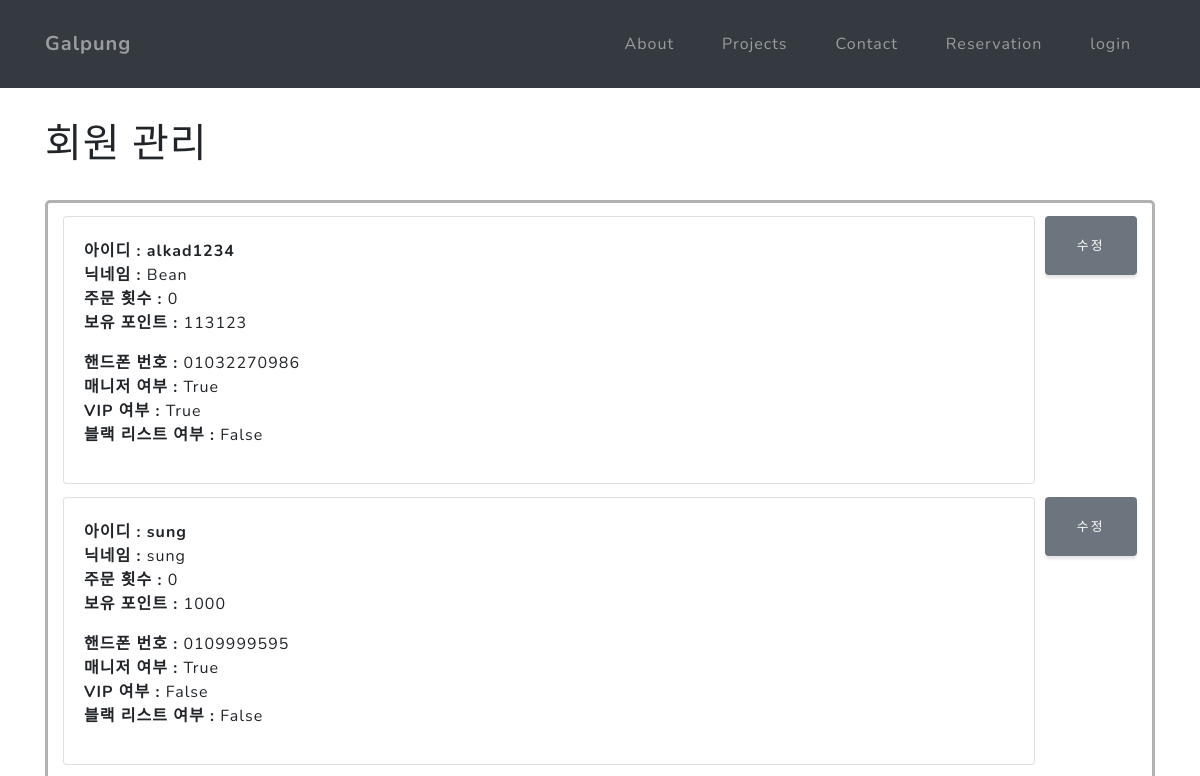
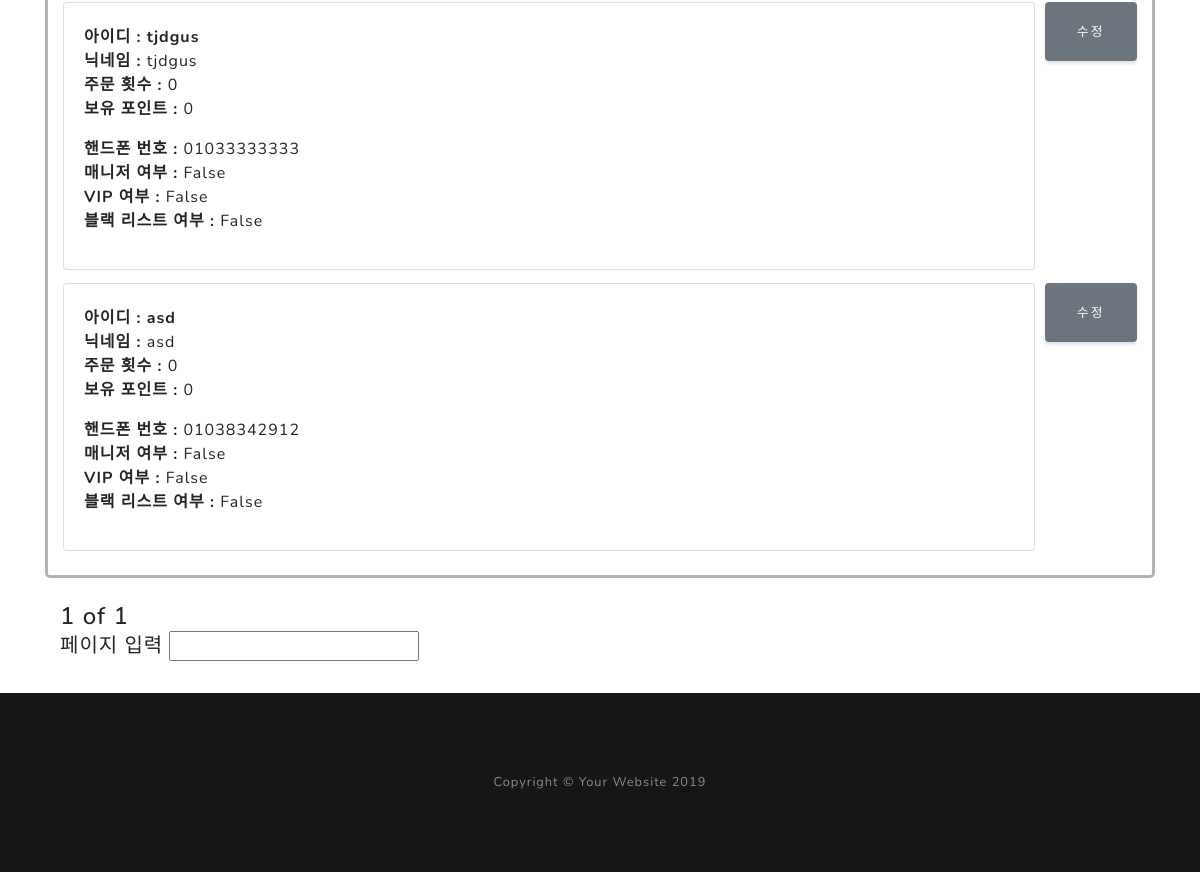
/manager/page/user/, run on an earlier commit of the app's database (2 pictures, top to bottom).
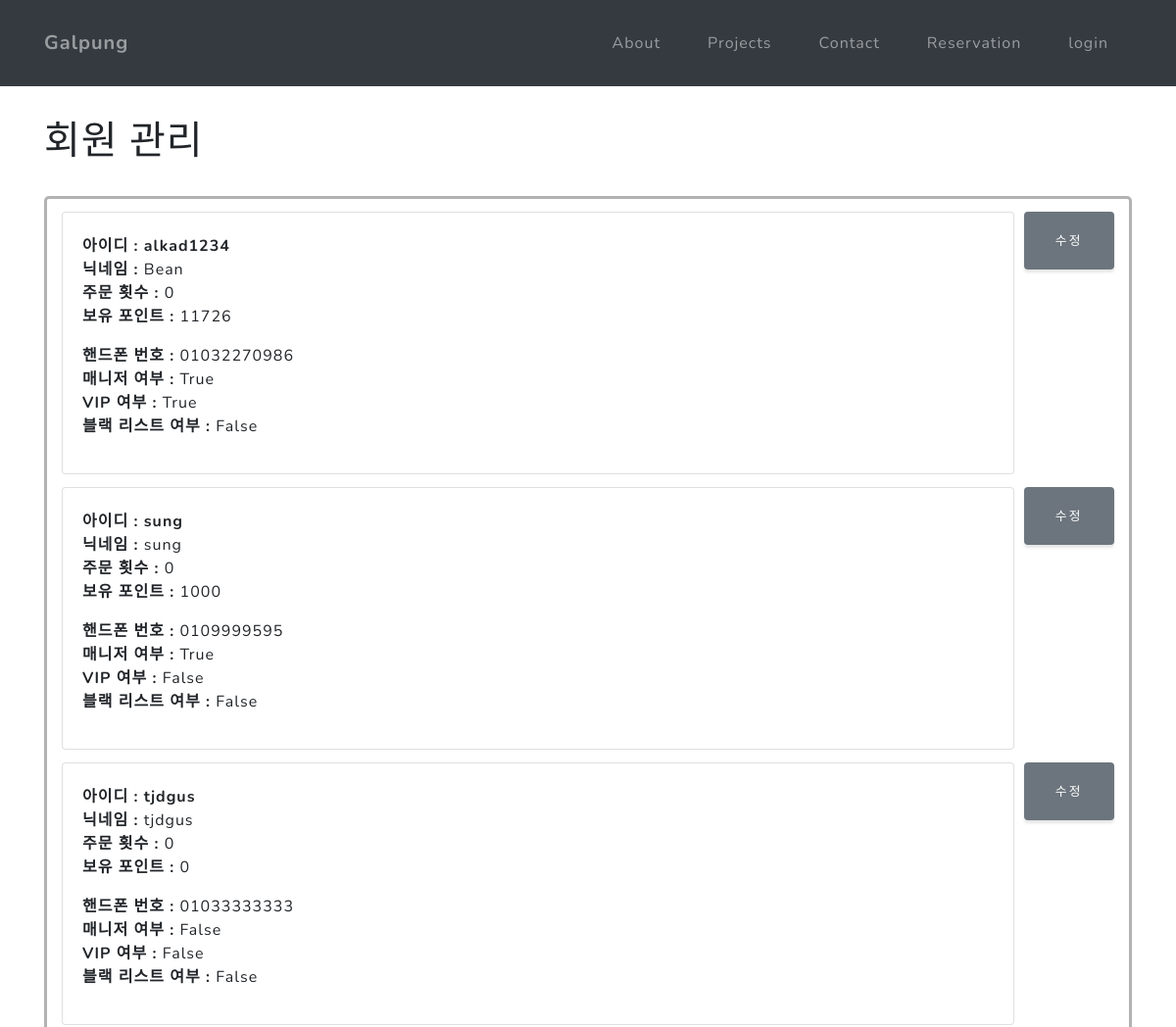
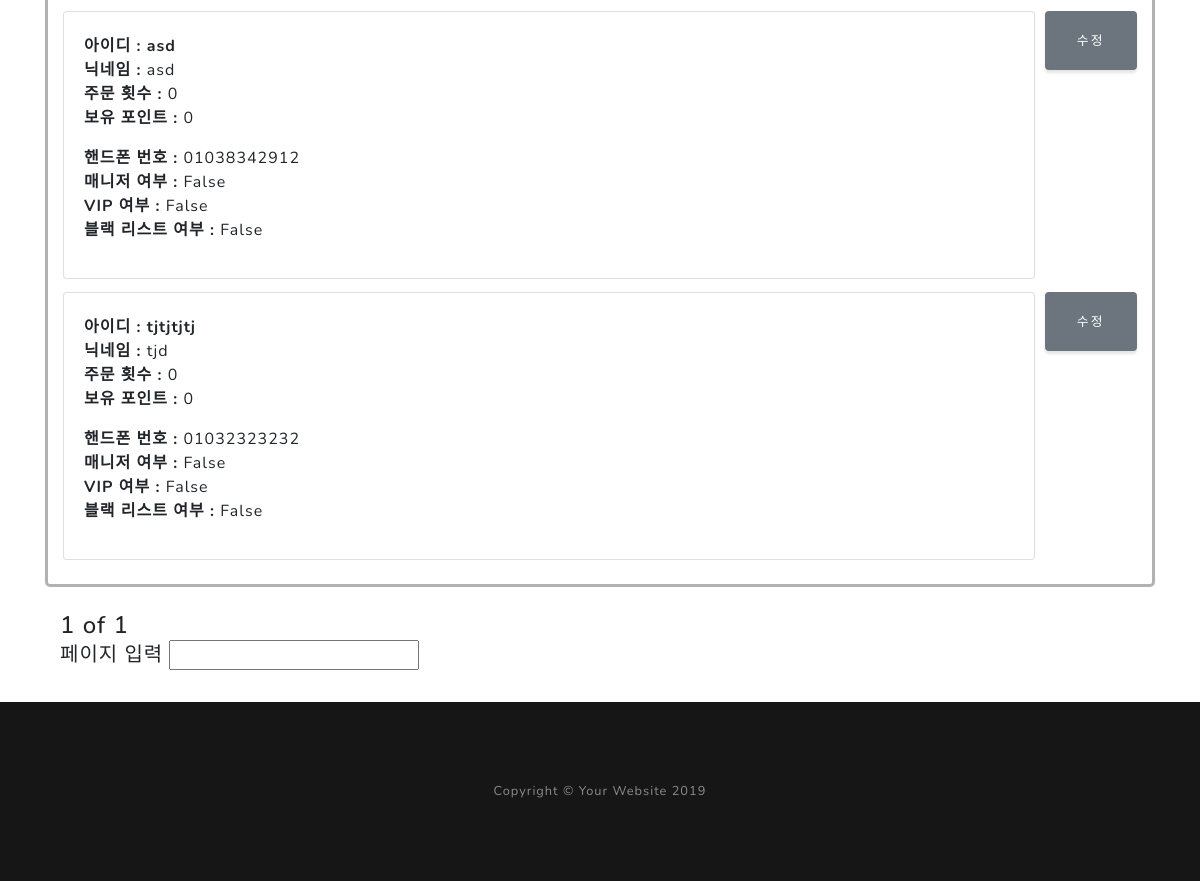
And on a later commit of the database (2 pictures, top to bottom).
### login/models.py (models this page shows, shortened)
class NormalUser(models.Model) :
    idName = models.CharField(max_length=10)
    password = models.CharField(max_length=16)
    nickName = models.CharField(max_length=10)
    point = models.IntegerField(default = 0)

class User(NormalUser) :
    phoneNumber = models.CharField(max_length=12)
    reservCount = models.IntegerField(default = 0)
    isManager = models.BooleanField(default=False)
    isVip = models.BooleanField(default=False)
    isBlack = models.BooleanField(default=False)
    isManager = models.BooleanField(default=False)

class NormalUser(models.Model) :
    idName = models.CharField(max_length=10)
    password = models.CharField(max_length=16)
    nickName = models.CharField(max_length=10)
    point = models.IntegerField(default = 0)

### manager/views.py (the view)
# urls.py: path('user/', views.m_user, name = 'm_user'),
def m_user(request):
    list = NormalUser.objects and User.objects
    list = NormalUser.objects and User.objects
    list_all = NormalUser.objects.all() and User.objects.all()
    paginator = Paginator(list_all,6)
    page1 = request.GET.get('page')
    posts = paginator.get_page(page1)
    return render(request, 'manager/user.html', {'list':list , 'posts':posts})

### manager/templates/manager/user.html (shortened to what this page needs)
{% extends 'main/layout.html' %} {% block header %}
<div class="container">
    <br><br><br><br><br>
    <div class="top">
        <h1>회원 관리</h1>
    </div>
    <br>
    <div class="container" style="border: 3px solid rgba(0, 0, 0, 0.3); border-radius : 5px; position : relative">
        {%for list in posts %}
        <div class="del" style="float : right; margin: 13px 0; margin-left: 10px">
            <a href="{% url 'u_edit' list.id%}">
                <button type="button" class="btn btn-secondary">수정</button>
            </a>
        </div>
        <div class="list">
            <div class="card" style="margin-top : 13px;">
                <div class="card-body" style="padding-top : 12px; margin-top : 10px;">
                    <p>
                        <b>아이디 : {{ list.idName }}</b><br>
                        <b>닉네임 : </b> {{ list.nickName }}<br>
                        <b>주문 횟수 : </b>{{ list.reservCount }}<br>
                        <b>보유 포인트 : </b>{{ list.point }}<br>
                    </p>
                    <p>
                        <b>핸드폰 번호 :</b> {{ list.phoneNumber }}<br>
                        <b>매니저 여부 :</b> {{ list.isManager }}<br>
                        <b>VIP 여부 : </b> {{ list.isVip }}<br>
                        <b>블랙 리스트 여부 : </b> {{ list.isBlack }}<br>
                </div>
            </div>
   </div>
{%endfor%}
<br>
</div>
<br>
<div class="page">
    <div class="container" style="">
        <h4 style = "">
            <span>{{posts.number}}</span>
            <span> of </span>
            <span>{{posts.paginator.num_pages}}</span>
<br>
            <form action="{%url 'getpage' %}">
                <h5>페이지 입력
                    <input type='number' name='pagenum'>
                </h5>
            </form>
        </h4>
    </div>
</div>
</div>
<br>
{% endblock %}

### main/templates/main/layout.html (shortened to what this page needs)
{% load static %}
<!DOCTYPE html>
<html lang="en">
<head>
  <link href="{% static 'main/vendor/bootstrap/css/bootstrap.min.css' %}?ver=1" rel="stylesheet">
  <link href="{% static 'main/vendor/fontawesome-free/css/all.min.css' %}?ver=1" rel="stylesheet">
  <link href="{% static 'main/css/grayscale.css' %}?ver=1" rel="stylesheet">
</head>
<body id="page-top">
  {% if site %}
  <nav class="navbar navbar-expand-lg navbar-light fixed-top" id="mainNav">
    {% else %}
    <nav class="navbar navbar-expand-lg navbar-light bg-dark fixed-top" id="mainNav">
    {% endif %}
    <div class="container">
      <a class="navbar-brand js-scroll-trigger" href="{% url 'home' %}">Galpung</a>
      <div class="collapse navbar-collapse" id="navbarResponsive">
        <ul class="navbar-nav ml-auto">
          <li class="nav-item">
            <a class="nav-link js-scroll-trigger" href="/#about">About</a>
          </li>
          <li class="nav-item">
            <a class="nav-link js-scroll-trigger" href="/#projects">Projects</a>
          </li>
          <li class="nav-item">
            <a class="nav-link js-scroll-trigger" href="/#signup">Contact</a>
          </li>
          {% if request.session.manager == none %}
          <li class="nav-item">
            <a class="nav-link js-scroll-trigger" href="{% url 'resrv_home' %}">Reservation</a>
          </li>
          {% endif %}
          <li class="nav-item">
            {% if request.session.userid %}
            <a class='nav-link js-scroll-trigger' href="{% url 'logout' %}">logout</a>
            {% else %}
            <a class='nav-link js-scroll-trigger' href="{% url 'login' %}">login</a>
            {% endif %}
          </li>
        </ul>
      </div>
    </div>
  </nav>
  {% block header %}{% endblock %}
  <footer class="bg-black small text-center text-white-50">
    <div class="container">
      Copyright &copy; Your Website 2019
    </div>
  </footer>
</body>
</html>

### main/static/main/css/grayscale.css (style rules this page uses)
#mainNav { min-height: 56px; background-color: #fff; }
#mainNav .navbar-brand { color: #161616; font-weight: 700; padding: .9rem 0; }
@media (min-width: 992px) { #mainNav { padding-top: 0; padding-bottom: 0; border-bottom: none; background-color: transparent; transition: background-color 0.3s ease-in-out; } }
@media (min-width: 992px) { #mainNav .navbar-brand { padding: .5rem 0; color: rgba(255, 255, 255, 0.5); } }
@media (min-width: 992px) { #mainNav .nav-link { transition: none; padding: 2rem 1.5rem; color: rgba(255, 255, 255, 0.5); } }
.btn { box-shadow: 0 0.1875rem 0.1875rem 0 rgba(0, 0, 0, 0.1) !important; padding: 1.25rem 2rem; font-family: 'Varela Round'; font-size: 80%; text-transform: uppercase; letter-spacing: .15rem; border: 0; }
body { font-family: 'Nunito'; letter-spacing: 0.0625em; }
a { color: #64a19d; }
.bg-black { background-color: #161616 !important; }
footer { padding: 5rem 0; }

What changed in the data, as far as the page shows it:
changed through a linked row, User "alkad1234": point "113123" → "11726"
added User: idName "tjtjtjtj", nickName "tjd", reservCount "0", point "0", phoneNumber "01032323232", isManager "False", isVip "False", isBlack "False"
